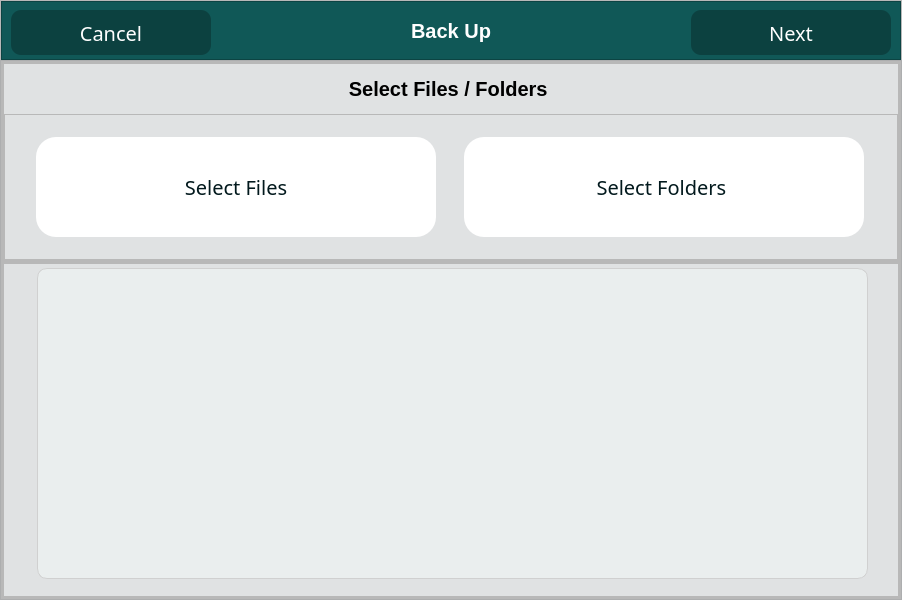
<?xml version="1.0" encoding="UTF-8"?>
<ui version="4.0">
 <class>MainWindow</class>
 <widget class="QMainWindow" name="MainWindow">
  <property name="geometry">
   <rect>
    <x>0</x>
    <y>0</y>
    <width>902</width>
    <height>600</height>
   </rect>
  </property>
  <property name="minimumSize">
   <size>
    <width>900</width>
    <height>600</height>
   </size>
  </property>
  <property name="maximumSize">
   <size>
    <width>902</width>
    <height>600</height>
   </size>
  </property>
  <property name="windowTitle">
   <string>MainWindow</string>
  </property>
  <widget class="QWidget" name="centralwidget">
   <property name="styleSheet">
    <string notr="true">
#header_2{
background-color: #105857;
}
#backup_label{
color:white;
}

#cancel_btn{
color:white;
border:none;
background-color:#0c4140;
border-radius:10px;;
}
#cancel_btn:hover{
background-color:#25827c;
}
#next_btn{
color:white;
border:none;
background-color:#0c4140;
border-radius:10px;;
}
#next_btn:hover{
background-color:#25827c;
}

/*Body */

#body{
background-color:#e0e2e3;
}

#select_files{
background-color:#ffffff;
color:#02191d;
border-radius:20px;
}
#select_files:hover{
background-color:#9EB1B1;
}
#select_folders{
background-color:#ffffff;
color:#02191d;
border-radius:20px;
}
#select_folders:hover{
background-color:#9EB1B1;
}


#display_selected_files_listWidget{
border:1px solid #d0d0d0;
background-color:#eaeeee;
border-radius:10px;
}

</string>
   </property>
   <layout class="QVBoxLayout" name="verticalLayout">
    <property name="spacing">
     <number>0</number>
    </property>
    <property name="leftMargin">
     <number>0</number>
    </property>
    <property name="topMargin">
     <number>0</number>
    </property>
    <property name="rightMargin">
     <number>0</number>
    </property>
    <property name="bottomMargin">
     <number>0</number>
    </property>
    <item>
     <widget class="QFrame" name="frame_2">
      <property name="maximumSize">
       <size>
        <width>16777215</width>
        <height>60</height>
       </size>
      </property>
      <property name="frameShape">
       <enum>QFrame::StyledPanel</enum>
      </property>
      <property name="frameShadow">
       <enum>QFrame::Raised</enum>
      </property>
      <layout class="QVBoxLayout" name="verticalLayout_3">
       <property name="spacing">
        <number>0</number>
       </property>
       <property name="leftMargin">
        <number>0</number>
       </property>
       <property name="topMargin">
        <number>0</number>
       </property>
       <property name="rightMargin">
        <number>0</number>
       </property>
       <property name="bottomMargin">
        <number>0</number>
       </property>
       <item>
        <widget class="QFrame" name="header_2">
         <property name="minimumSize">
          <size>
           <width>900</width>
           <height>59</height>
          </size>
         </property>
         <property name="maximumSize">
          <size>
           <width>700</width>
           <height>16777215</height>
          </size>
         </property>
         <property name="frameShape">
          <enum>QFrame::StyledPanel</enum>
         </property>
         <property name="frameShadow">
          <enum>QFrame::Raised</enum>
         </property>
         <layout class="QHBoxLayout" name="horizontalLayout_2">
          <property name="leftMargin">
           <number>9</number>
          </property>
          <property name="topMargin">
           <number>0</number>
          </property>
          <property name="bottomMargin">
           <number>0</number>
          </property>
          <item>
           <widget class="QPushButton" name="cancel_btn">
            <property name="minimumSize">
             <size>
              <width>0</width>
              <height>45</height>
             </size>
            </property>
            <property name="maximumSize">
             <size>
              <width>200</width>
              <height>40</height>
             </size>
            </property>
            <property name="font">
             <font>
              <family>Bahnschrift Light</family>
              <pointsize>15</pointsize>
             </font>
            </property>
            <property name="cursor">
             <cursorShape>PointingHandCursor</cursorShape>
            </property>
            <property name="text">
             <string>Cancel</string>
            </property>
           </widget>
          </item>
          <item>
           <widget class="QLabel" name="backup_label">
            <property name="minimumSize">
             <size>
              <width>0</width>
              <height>0</height>
             </size>
            </property>
            <property name="font">
             <font>
              <pointsize>15</pointsize>
              <bold>true</bold>
             </font>
            </property>
            <property name="text">
             <string>Back Up</string>
            </property>
            <property name="alignment">
             <set>Qt::AlignCenter</set>
            </property>
           </widget>
          </item>
          <item>
           <widget class="QPushButton" name="next_btn">
            <property name="minimumSize">
             <size>
              <width>0</width>
              <height>45</height>
             </size>
            </property>
            <property name="maximumSize">
             <size>
              <width>200</width>
              <height>40</height>
             </size>
            </property>
            <property name="font">
             <font>
              <family>Bahnschrift Light</family>
              <pointsize>15</pointsize>
             </font>
            </property>
            <property name="cursor">
             <cursorShape>PointingHandCursor</cursorShape>
            </property>
            <property name="text">
             <string>Next</string>
            </property>
           </widget>
          </item>
         </layout>
        </widget>
       </item>
      </layout>
     </widget>
    </item>
    <item>
     <widget class="QFrame" name="body">
      <property name="frameShape">
       <enum>QFrame::StyledPanel</enum>
      </property>
      <property name="frameShadow">
       <enum>QFrame::Raised</enum>
      </property>
      <layout class="QVBoxLayout" name="verticalLayout_4">
       <property name="spacing">
        <number>0</number>
       </property>
       <property name="leftMargin">
        <number>0</number>
       </property>
       <property name="topMargin">
        <number>0</number>
       </property>
       <property name="rightMargin">
        <number>0</number>
       </property>
       <property name="bottomMargin">
        <number>0</number>
       </property>
       <item>
        <widget class="QFrame" name="frame_6">
         <property name="frameShape">
          <enum>QFrame::StyledPanel</enum>
         </property>
         <property name="frameShadow">
          <enum>QFrame::Raised</enum>
         </property>
         <layout class="QVBoxLayout" name="verticalLayout_6">
          <property name="spacing">
           <number>0</number>
          </property>
          <property name="leftMargin">
           <number>0</number>
          </property>
          <property name="topMargin">
           <number>0</number>
          </property>
          <property name="rightMargin">
           <number>0</number>
          </property>
          <property name="bottomMargin">
           <number>0</number>
          </property>
          <item>
           <widget class="QFrame" name="frame_7">
            <property name="minimumSize">
             <size>
              <width>0</width>
              <height>200</height>
             </size>
            </property>
            <property name="maximumSize">
             <size>
              <width>16777215</width>
              <height>200</height>
             </size>
            </property>
            <property name="frameShape">
             <enum>QFrame::StyledPanel</enum>
            </property>
            <property name="frameShadow">
             <enum>QFrame::Raised</enum>
            </property>
            <layout class="QHBoxLayout" name="horizontalLayout_4">
             <property name="spacing">
              <number>0</number>
             </property>
             <property name="leftMargin">
              <number>0</number>
             </property>
             <property name="topMargin">
              <number>0</number>
             </property>
             <property name="rightMargin">
              <number>0</number>
             </property>
             <property name="bottomMargin">
              <number>0</number>
             </property>
             <item>
              <widget class="QFrame" name="frame_11">
               <property name="frameShape">
                <enum>QFrame::StyledPanel</enum>
               </property>
               <property name="frameShadow">
                <enum>QFrame::Raised</enum>
               </property>
               <layout class="QVBoxLayout" name="verticalLayout_7">
                <property name="spacing">
                 <number>0</number>
                </property>
                <property name="leftMargin">
                 <number>0</number>
                </property>
                <property name="topMargin">
                 <number>0</number>
                </property>
                <property name="rightMargin">
                 <number>0</number>
                </property>
                <property name="bottomMargin">
                 <number>0</number>
                </property>
                <item>
                 <widget class="QLabel" name="select_files_label">
                  <property name="maximumSize">
                   <size>
                    <width>16777215</width>
                    <height>50</height>
                   </size>
                  </property>
                  <property name="font">
                   <font>
                    <pointsize>15</pointsize>
                    <bold>true</bold>
                   </font>
                  </property>
                  <property name="text">
                   <string>Select Files / Folders </string>
                  </property>
                  <property name="alignment">
                   <set>Qt::AlignCenter</set>
                  </property>
                 </widget>
                </item>
                <item>
                 <widget class="QFrame" name="frame_13">
                  <property name="minimumSize">
                   <size>
                    <width>0</width>
                    <height>0</height>
                   </size>
                  </property>
                  <property name="maximumSize">
                   <size>
                    <width>16777215</width>
                    <height>16777215</height>
                   </size>
                  </property>
                  <property name="frameShape">
                   <enum>QFrame::StyledPanel</enum>
                  </property>
                  <property name="frameShadow">
                   <enum>QFrame::Raised</enum>
                  </property>
                  <layout class="QHBoxLayout" name="horizontalLayout">
                   <item>
                    <widget class="QPushButton" name="select_files">
                     <property name="minimumSize">
                      <size>
                       <width>400</width>
                       <height>100</height>
                      </size>
                     </property>
                     <property name="maximumSize">
                      <size>
                       <width>400</width>
                       <height>16777215</height>
                      </size>
                     </property>
                     <property name="font">
                      <font>
                       <family>Bahnschrift Light</family>
                       <pointsize>15</pointsize>
                      </font>
                     </property>
                     <property name="cursor">
                      <cursorShape>PointingHandCursor</cursorShape>
                     </property>
                     <property name="text">
                      <string>Select Files</string>
                     </property>
                     <property name="icon">
                      <iconset resource="icons.qrc">
                       <normaloff>:/icons/icons/add-file-svgrepo-com.svg</normaloff>:/icons/icons/add-file-svgrepo-com.svg</iconset>
                     </property>
                     <property name="iconSize">
                      <size>
                       <width>30</width>
                       <height>30</height>
                      </size>
                     </property>
                    </widget>
                   </item>
                   <item>
                    <widget class="QPushButton" name="select_folders">
                     <property name="minimumSize">
                      <size>
                       <width>400</width>
                       <height>100</height>
                      </size>
                     </property>
                     <property name="maximumSize">
                      <size>
                       <width>400</width>
                       <height>16777215</height>
                      </size>
                     </property>
                     <property name="font">
                      <font>
                       <family>Bahnschrift Light</family>
                       <pointsize>15</pointsize>
                      </font>
                     </property>
                     <property name="cursor">
                      <cursorShape>PointingHandCursor</cursorShape>
                     </property>
                     <property name="text">
                      <string>Select Folders </string>
                     </property>
                     <property name="icon">
                      <iconset resource="icons.qrc">
                       <normaloff>:/icons/icons/folder-add-svgrepo-com.svg</normaloff>:/icons/icons/folder-add-svgrepo-com.svg</iconset>
                     </property>
                     <property name="iconSize">
                      <size>
                       <width>40</width>
                       <height>40</height>
                      </size>
                     </property>
                    </widget>
                   </item>
                  </layout>
                 </widget>
                </item>
               </layout>
              </widget>
             </item>
            </layout>
           </widget>
          </item>
          <item>
           <widget class="QFrame" name="frame_10">
            <property name="frameShape">
             <enum>QFrame::StyledPanel</enum>
            </property>
            <property name="frameShadow">
             <enum>QFrame::Raised</enum>
            </property>
            <layout class="QHBoxLayout" name="horizontalLayout_5">
             <property name="spacing">
              <number>0</number>
             </property>
             <property name="leftMargin">
              <number>0</number>
             </property>
             <property name="topMargin">
              <number>0</number>
             </property>
             <property name="rightMargin">
              <number>0</number>
             </property>
             <property name="bottomMargin">
              <number>0</number>
             </property>
             <item>
              <widget class="QFrame" name="frame_12">
               <property name="frameShape">
                <enum>QFrame::StyledPanel</enum>
               </property>
               <property name="frameShadow">
                <enum>QFrame::Raised</enum>
               </property>
               <widget class="QListWidget" name="display_selected_files_listWidget">
                <property name="geometry">
                 <rect>
                  <x>34</x>
                  <y>5</y>
                  <width>831</width>
                  <height>311</height>
                 </rect>
                </property>
               </widget>
              </widget>
             </item>
            </layout>
           </widget>
          </item>
         </layout>
        </widget>
       </item>
      </layout>
     </widget>
    </item>
   </layout>
  </widget>
 </widget>
 <resources>
  <include location="icons.qrc"/>
 </resources>
 <connections/>
</ui>
